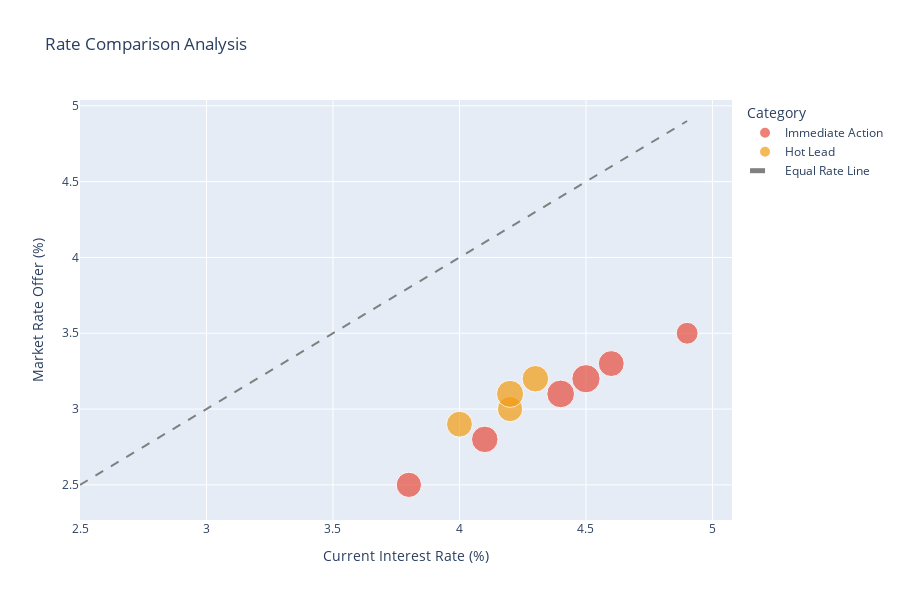

Notebook source saved alongside this figure:
### Markdown cell above
## 8. Rate Comparison Analysis 🎯

Current vs Market Interest Rates - Scatter Plot

### Code cell
# Create scatter plot
fig = px.scatter(
    df,
    x='current_interest_rate',
    y='market_rate_offer',
    size='monthly_savings_est',
    color='marketing_category',
    color_discrete_map=color_map,
    hover_data=['full_name', 'rate_spread', 'monthly_savings_est'],
    title='Rate Comparison Analysis',
    labels={
        'current_interest_rate': 'Current Interest Rate (%)',
        'market_rate_offer': 'Market Rate Offer (%)',
        'marketing_category': 'Category'
    }
)

# Add diagonal reference line (where current = market)
min_rate = min(df['current_interest_rate'].min(), df['market_rate_offer'].min())
max_rate = max(df['current_interest_rate'].max(), df['market_rate_offer'].max())
fig.add_trace(go.Scatter(
    x=[min_rate, max_rate],
    y=[min_rate, max_rate],
    mode='lines',
    line=dict(color='gray', dash='dash'),
    name='Equal Rate Line',
    showlegend=True
))

fig.update_layout(height=600)
fig.show()

print("\n💡 Insight: Points above the diagonal line represent borrowers with")
print("   significant savings opportunities (current rate > market offer)")

### Figure 1 — Plotly figure (JSON) as saved in the notebook; plotly's stock layout.template omitted (floating-point values rounded to 4 significant figures)
{"data": [{"customdata": [["John Smith", 1.3, 250], ["Jane Doe", 1.3, 200], ["Mary Johnson", 1.4, 150], ["David Williams", 1.3, 220], ["James Taylor", 1.3, 210], ["Richard White", 1.3, 240]], "hovertemplate": "Category=Immediate Action<br>Current Interest Rate (%)=%{x}<br>Market Rate Offer (%)=%{y}<br>monthly_savings_est=%{customdata[2]}<br>full_name=%{customdata[0]}<br>rate_spread=%{customdata[1]}<extra></extra>", "legendgroup": "Immediate Action", "marker": {"color": "#E74C3C", "size": [250, 200, 150, 220, 210, 240], "sizemode": "area", "sizeref": 0.625, "symbol": "circle"}, "mode": "markers", "name": "Immediate Action", "orientation": "v", "showlegend": true, "type": "scatter", "x": [4.5, 3.8, 4.9, 4.1, 4.6, 4.4], "xaxis": "x", "y": [3.2, 2.5, 3.5, 2.8, 3.3, 3.1], "yaxis": "y"}, {"customdata": [["Robert Wilson", 1.2, 200], ["Sarah Martinez", 1.1, 210], ["Anthony Young", 1.1, 220], ["Steven Lopez", 1.1, 230]], "hovertemplate": "Category=Hot Lead<br>Current Interest Rate (%)=%{x}<br>Market Rate Offer (%)=%{y}<br>monthly_savings_est=%{customdata[2]}<br>full_name=%{customdata[0]}<br>rate_spread=%{customdata[1]}<extra></extra>", "legendgroup": "Hot Lead", "marker": {"color": "#F39C12", "size": [200, 210, 220, 230], "sizemode": "area", "sizeref": 0.625, "symbol": "circle"}, "mode": "markers", "name": "Hot Lead", "orientation": "v", "showlegend": true, "type": "scatter", "x": [4.2, 4.0, 4.3, 4.2], "xaxis": "x", "y": [3.0, 2.9, 3.2, 3.1], "yaxis": "y"}, {"line": {"color": "gray", "dash": "dash"}, "mode": "lines", "name": "Equal Rate Line", "showlegend": true, "type": "scatter", "x": [2.5, 4.9], "y": [2.5, 4.9]}], "layout": {"height": 600, "legend": {"itemsizing": "constant", "title": {"text": "Category"}, "tracegroupgap": 0}, "title": {"text": "Rate Comparison Analysis"}, "xaxis": {"anchor": "y", "domain": [0, 1], "title": {"text": "Current Interest Rate (%)"}}, "yaxis": {"anchor": "x", "domain": [0, 1], "title": {"text": "Market Rate Offer (%)"}}}}
